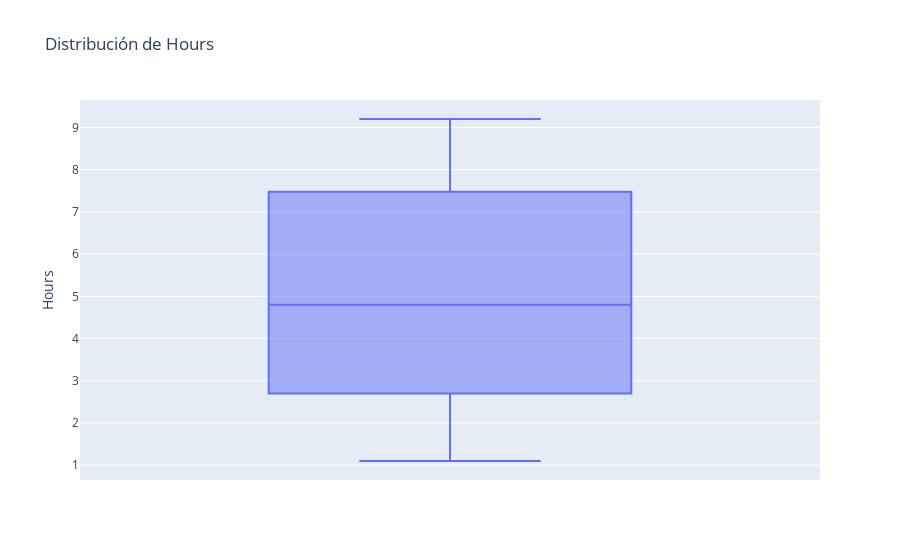

The notebook cell saved with this chart:
### Code cell
import plotly.express as px

fig = px.box(df1, y = 'Hours', title='Distribución de Hours')
fig.show()

### Figure 1 — Plotly figure (JSON) as saved in the notebook; plotly's stock layout.template omitted (floating-point values rounded to 4 significant figures)
{"data": [{"alignmentgroup": "True", "hovertemplate": "Hours=%{y}<extra></extra>", "legendgroup": "", "marker": {"color": "#636efa"}, "name": "", "notched": false, "offsetgroup": "", "orientation": "v", "showlegend": false, "type": "box", "x0": " ", "xaxis": "x", "y": [2.5, 5.1, 3.2, 8.5, 3.5, 1.5, 9.2, 5.5, 8.3, 2.7, 7.7, 5.9, 4.5, 3.3, 1.1, 8.9, 2.5, 1.9, 6.1, 7.4, 2.7, 4.8, 3.8, 6.9, 7.8], "y0": " ", "yaxis": "y"}], "layout": {"boxmode": "group", "legend": {"tracegroupgap": 0}, "title": {"text": "Distribución de Hours"}, "xaxis": {"anchor": "y", "domain": [0, 1]}, "yaxis": {"anchor": "x", "domain": [0, 1], "title": {"text": "Hours"}}}}
